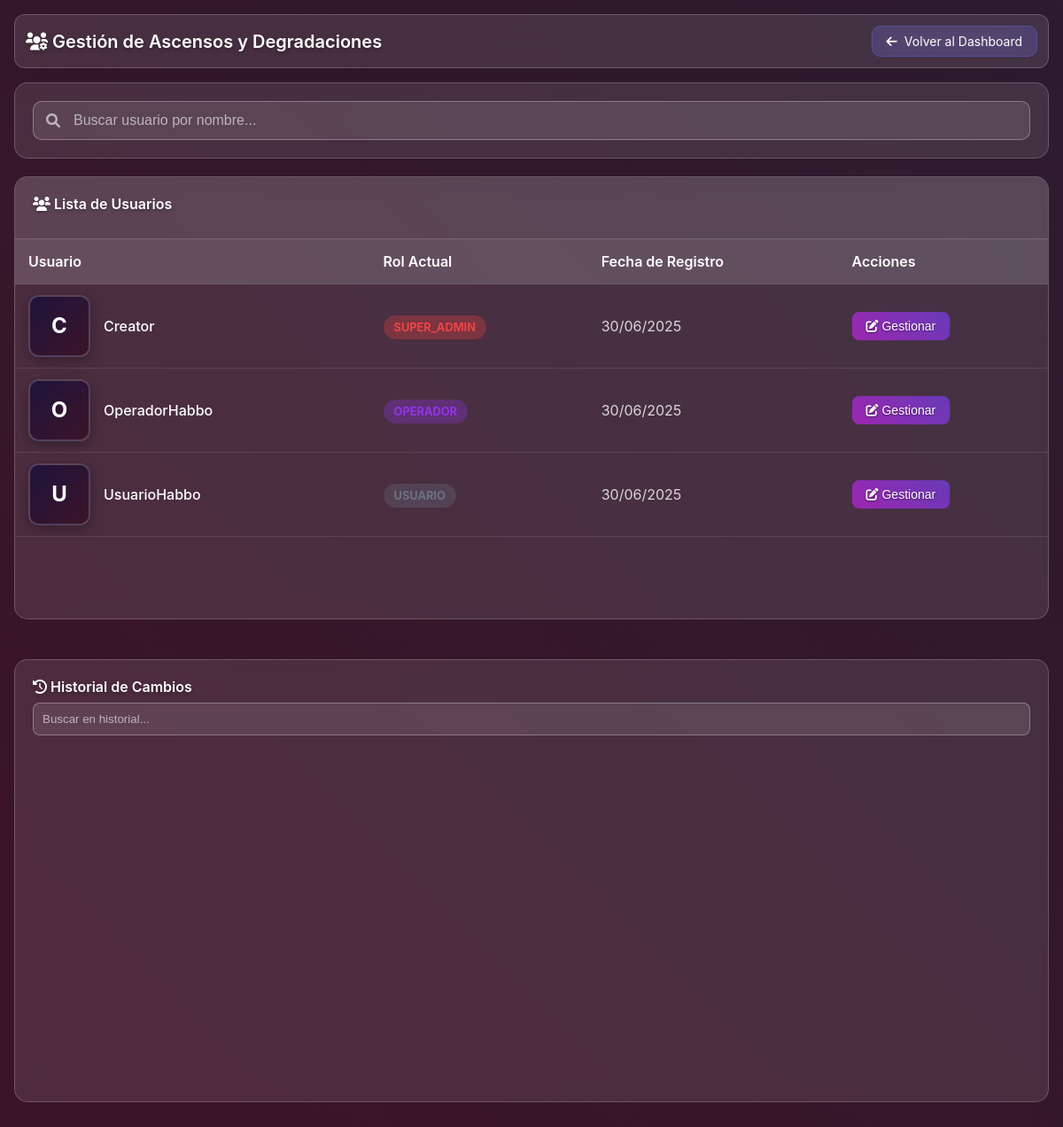
/promotions.php (signed in), run on the app's committed database.
### tables this page shows
CREATE TABLE IF NOT EXISTS users (
    id INT AUTO_INCREMENT PRIMARY KEY,
    username VARCHAR(50) NOT NULL UNIQUE,  
    password VARCHAR(255) NOT NULL,
    role VARCHAR(100) NOT NULL DEFAULT 'usuario',
    habbo_username VARCHAR(50) NOT NULL UNIQUE,
    profile_image VARCHAR(255),
    created_at TIMESTAMP DEFAULT CURRENT_TIMESTAMP,
    updated_at TIMESTAMP DEFAULT CURRENT_TIMESTAMP ON UPDATE CURRENT_TIMESTAMP,
    INDEX idx_habbo_username (habbo_username),
    INDEX idx_role (role)
);

### promotions.php (the view, shortened to what this page needs)
<?php
require_once 'config/database.php';
if (!isset($_SESSION['user_data'])) {
    $stmt = $pdo->prepare("SELECT * FROM users WHERE id = ?");
    $stmt->execute([$_SESSION['user_id']]);
    $user = $stmt->fetch();
} else {
    $user = $_SESSION['user_data'];
}
$user_role = $user['role'];
$stmt = $pdo->prepare("SELECT config_value FROM system_config WHERE config_key = 'site_title'");
$stmt->execute();
try {
    if ($user_role === 'super_admin') {
        $stmt = $pdo->prepare("SELECT rank_name, display_name, level FROM user_ranks ORDER BY level ASC");
    } else {
        $stmt = $pdo->prepare("SELECT rank_name, display_name, level FROM user_ranks WHERE rank_name != 'super_admin' ORDER BY level ASC");
    }
    $stmt->execute();
} catch (Exception $e) {
    $available_ranks = ['usuario', 'operador', 'administrador'];
    $rank_hierarchy = ['usuario' => 1, 'operador' => 2, 'administrador' => 3, 'super_admin' => 4];
    if ($user_role === 'super_admin') {
        $available_ranks[] = 'super_admin';
    }
}
if ($user_role === 'super_admin') {
    $stmt = $pdo->prepare("
        SELECT u.id, u.habbo_username, u.role, u.created_at, COALESCE(r.level, 999) as role_level
        FROM users u
        LEFT JOIN user_ranks r ON u.role = r.rank_name
        WHERE u.id != ?
        ORDER BY role_level DESC, u.habbo_username ASC
        LIMIT 5
    ");
    $stmt->execute([$_SESSION['user_id']]);
}
$promotable_users = $stmt->fetchAll();
?>
<!DOCTYPE html>
<html lang="es">
<head>
    <link rel="stylesheet" href="assets/css/styles.css">
    <link rel="stylesheet" href="assets/css/notifications.css">
    <link rel="stylesheet" href="https://cdnjs.cloudflare.com/ajax/libs/font-awesome/6.0.0/css/all.min.css">
</head>
<body class="dashboard-body">
    <div class="dashboard-container">
        <div class="dashboard-header">
            <div class="header-content">
                <h1 class="dashboard-title">
                    <i class="fas fa-users-cog"></i>
                    Gestión de Ascensos y Degradaciones
                </h1>
                <div class="header-actions">
                    <a href="dashboard.php" class="back-btn">
                        <i class="fas fa-arrow-left"></i>
                        Volver al Dashboard
                    </a>
                </div>
            </div>
        </div>
        <div class="dashboard-content">
            <div class="promotions-container">
                <div class="main-table-section">
                    <div class="search-container">
                        <div style="position: relative;">
                            <i class="fas fa-search search-icon"></i>
                            <input type="text" id="userSearch" class="search-input" placeholder="Buscar usuario por nombre...">
                        </div>
                    </div>
                    <div class="users-table-container">
                        <div class="table-header">
                            <h3 class="card-title">
                                <i class="fas fa-users"></i>
                                Lista de Usuarios
                            </h3>
                        </div>
                        <div class="table-scroll">
                            <table class="users-table">
                                <thead>
                                    <tr>
                                        <th>Usuario</th>
                                        <th>Rol Actual</th>
                                        <th>Fecha de Registro</th>
                                        <th>Acciones</th>
                                    </tr>
                                </thead>
                                <tbody id="usersTableBody">
                                    <?php foreach ($promotable_users as $promotable_user): ?>
                                        <tr data-user-id="<?php echo $promotable_user['id']; ?>" data-username="<?php echo htmlspecialchars($promotable_user['habbo_username']); ?>">
                                            <td>
                                                <div style="display: flex; align-items: center; gap: 15px;">
                                                    <div style="width: 70px; height: 70px; border-radius: 12px; overflow: hidden; border: 2px solid rgba(255, 255, 255, 0.2); box-shadow: 0 4px 15px rgba(0, 0, 0, 0.3); background: linear-gradient(135deg, rgb(30, 20, 60) 0%, rgb(60, 20, 40) 100%);">
                                                        <div style="width: 100%; height: 100%; background: linear-gradient(135deg, rgb(30, 20, 60) 0%, rgb(60, 20, 40) 100%); display: none; align-items: center; justify-content: center; color: white; font-weight: bold; font-size: 1.5em;">
                                                            <?php echo strtoupper(substr($promotable_user['habbo_username'], 0, 1)); ?>
                                                        </div>
                                                    </div>
                                                    <div>
                                                        <div style="color: #ffffff; font-weight: 500;">
                                                            <?php echo htmlspecialchars($promotable_user['habbo_username']); ?>
                                                        </div>
                                                    </div>
                                                </div>
                                            </td>
                                            <td>
                                                <span class="user-role-badge role-<?php echo $promotable_user['role']; ?>">
                                                    <?php echo ucfirst($promotable_user['role']); ?>
                                                </span>
                                            </td>
                                            <td style="color: rgba(255,255,255,0.8);">
                                                <?php echo date('d/m/Y', strtotime($promotable_user['created_at'])); ?>
                                            </td>
                                            <td>
                                                <button class="action-btn" onclick="openPromotionModal(<?php echo $promotable_user['id']; ?>, '<?php echo htmlspecialchars($promotable_user['habbo_username']); ?>', '<?php echo $promotable_user['role']; ?>')">
                                                    <i class="fas fa-edit"></i>
                                                    Gestionar
                                                </button>
                                            </td>
                                        </tr>
                                    <?php endforeach; ?>
                                </tbody>
                            </table>
                        </div>
                    </div>
                </div>
                <div class="history-section">
                    <div class="history-container">
                        <h3 class="card-title">
                            <i class="fas fa-history"></i>
                            Historial de Cambios
                        </h3>
                        <input type="text" id="historySearch" class="history-search" placeholder="Buscar en historial...">
                        <div class="history-scroll" id="historyContainer">
                        </div>
                    </div>
                </div>
            </div>
        </div>
    </div>
</body>
</html>

### assets/css/styles.css (style rules this page uses)
* { margin: 0; padding: 0; box-sizing: border-box; }
html, body { height: 100vh; width: 100vw; overflow: hidden; font-family: 'Inter', -apple-system, BlinkMacSystemFont, 'Segoe UI', Roboto, sans-serif; }
body { background: linear-gradient(45deg, rgb(30, 20, 60), rgb(60, 20, 40), rgb(20, 40, 60)); background-size: 400% 400%; animation: gradientShift 20s ease infinite; display: flex; justify-content: center; align-items: center; }
.dashboard-body { overflow-y: auto; overflow-x: hidden; align-items: flex-start; background: linear-gradient(45deg, rgb(30, 20, 60), rgb(60, 20, 40), rgb(20, 40, 60)); background-size: 400% 400%; animation: gradientShift 20s ease infinite; }
.dashboard-container { padding: 1rem; max-width: 1200px; width: 100%; margin: 0 auto; }
.dashboard-header { background: rgba(255, 255, 255, 0.1); backdrop-filter: blur(20px); border-radius: 12px; border: 1px solid rgba(255, 255, 255, 0.2); box-shadow: 0 8px 32px rgba(0, 0, 0, 0.1); padding: 0.75rem; margin-bottom: 1rem; }
.header-content { display: flex; justify-content: space-between; align-items: center; flex-wrap: wrap; gap: 0.75rem; }
.dashboard-title { font-size: 1.25rem; font-weight: 600; color: #FFFFFF; text-shadow: 0 2px 4px rgba(0, 0, 0, 0.3); }
.card-title { font-size: 1rem; font-weight: 600; color: #FFFFFF; margin-bottom: 0.5rem; text-shadow: 0 2px 4px rgba(0, 0, 0, 0.3); }
.back-btn { background: rgba(99, 102, 241, 0.2); border: 1px solid rgba(99, 102, 241, 0.4); color: #FFFFFF; padding: 0.5rem 1rem; border-radius: 10px; text-decoration: none; backdrop-filter: blur(20px); font-size: 0.875rem; display: flex; align-items: center; gap: 0.5rem; }
.action-btn { padding: 6px 12px; border: none; border-radius: 6px; font-size: 12px; font-weight: 500; cursor: pointer; transition: all 0.2s ease; backdrop-filter: blur(10px); border: 1px solid rgba(255, 255, 255, 0.2); color: white; text-shadow: 0 1px 2px rgba(0, 0, 0, 0.5); min-width: 70px; text-align: center; }
.user-role-badge, .role-text { background: rgba(156, 163, 175, 0.3); color: #9ca3af; }
.user-role-badge:not([style*="background"]), .role-text:not([style*="background"]) { background: rgba(107, 114, 128, 0.3); color: #6b7280; }

### data on the page
users: habbo_username "C", habbo_username "Creator", role "SUPER_ADMIN", created_at "30/06/2025"
users: habbo_username "O", habbo_username "OperadorHabbo", role "OPERADOR", created_at "30/06/2025"
users: habbo_username "U", habbo_username "UsuarioHabbo", role "USUARIO", created_at "30/06/2025"
